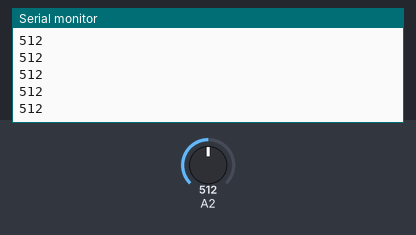
The sketch below on a simulated Arduino Leonardo, built with avr-gcc and run on an emulated ATmega32U4. Parts: the last lines printed to the serial monitor. Inputs (shaded band) come from the test bench; at power-on: A2 = 512.

Above: at 1.2 s.
1.3 s: A2 set to 716
At 2.1 s:
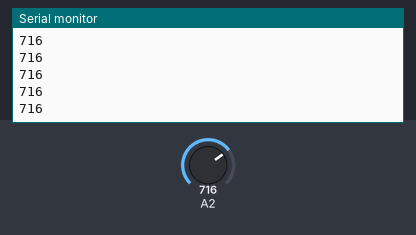
2.8 s: A2 set to 900
At 3.5 s:
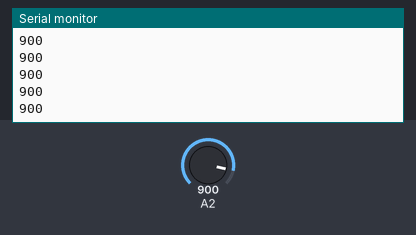
Timing chart, 0 to 5.8 s (numbered marks = the images above; inputs shaded):
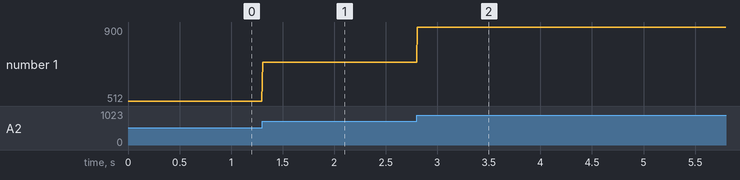

Measured:
- after the input at 1.3 s, the serial monitor: prints a new line at once (image 1)
- after the input at 2.8 s, the serial monitor: prints a new line at once (image 2)
- plotted number 1: 512 → 716 after the input at 1.3 s, 716 → 900 after the input at 2.8 s

The sketch:

Protocode.ino
```cpp
/**
 * @Author: carlosgilgonzalez
 * @Date:   2018-04-12T18:35:33+02:00
 * @Last modified by:   carlosgilgonzalez
 * @Last modified time: 2018-05-08T17:26:33+02:00
 */


/******************************************************************************
Project Morpheus One:
-Sensors:
  * Myoware Muscle Sensor
  * Electret Michropone BOB 12758
-Timer:
  * RTC DS1307¿?
- Bluetooth:
  * HC05


******************************************************************************/

void setup() {
  // initialize the serial communication:
  Serial.begin(115200);
  Serial1.begin(115200); // initialize bluetooth communication


}

void loop() {


  // Connect to Bluetooth

  // In bt mobile app set alarm

  // store alarm in a cte var

  //


  //
  // send the value of analog input 0:
  int val = analogRead(A2);
  Serial.println(val);

  //Wait for a bit to keep serial data from saturating
  delay(8);
}


void EOG_dsp(){

  // Function that read EOG signal and output REM or NOT REM

}


void FIRE_ALARM(){

  // WORST CASE SCENARIO --> LONGEST REM TIME

  // Function that decides wether send the alarm signal or NOT

  // if NOT REM and ALARM == TIME.NOW() --> FIREs alarm ??

  // if NOT REM AND ALARM - TIME.NOW() < LONGEST REM TIME --> FIREs ALARM ??

  // ¿?
}

void LOG_EOG(){
  // Save the EOG signal in the microSD

}

void LOG_SNORE(){
// Save the sound signal in the microSD

}

void SOUND_dsp(){
// Analyze sound signal and output SNORE or NOT SNORE

}
```
